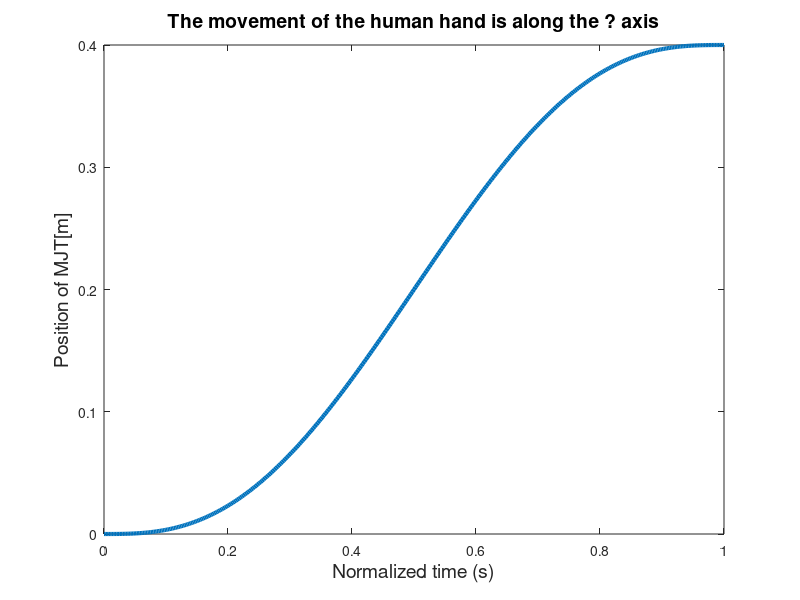
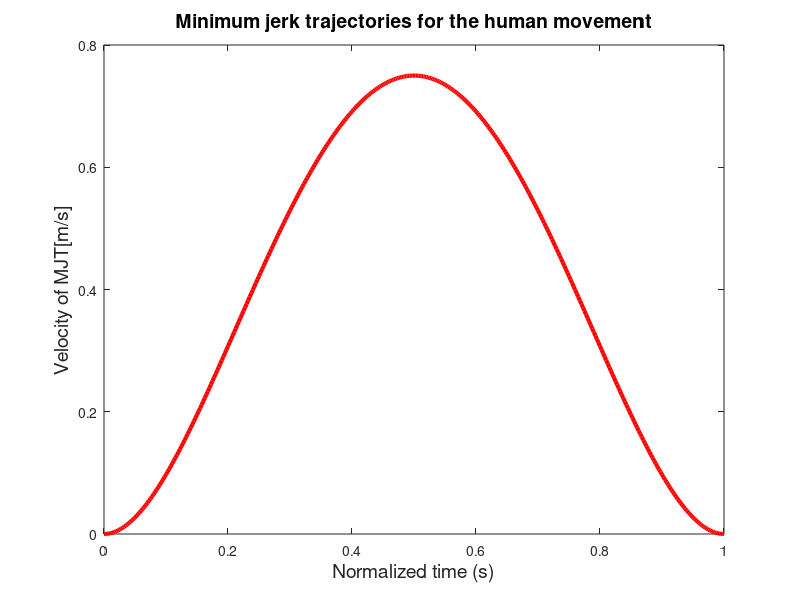
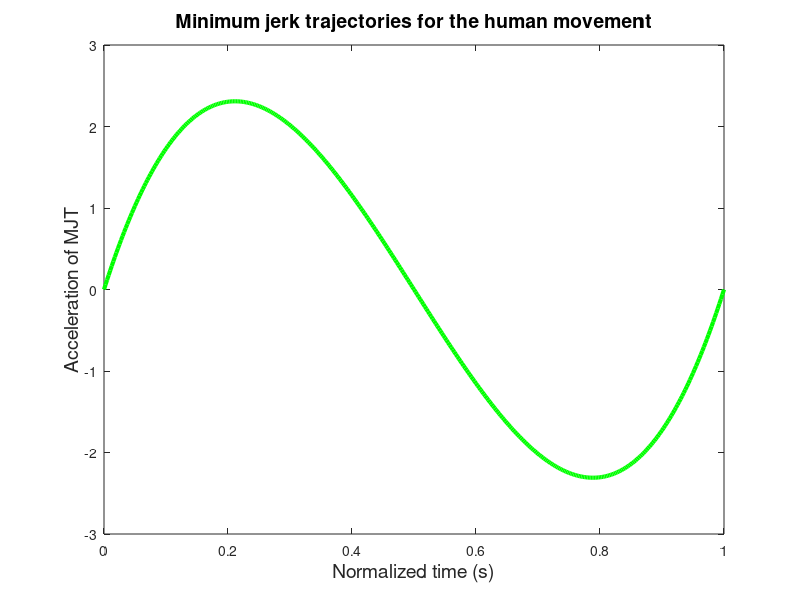
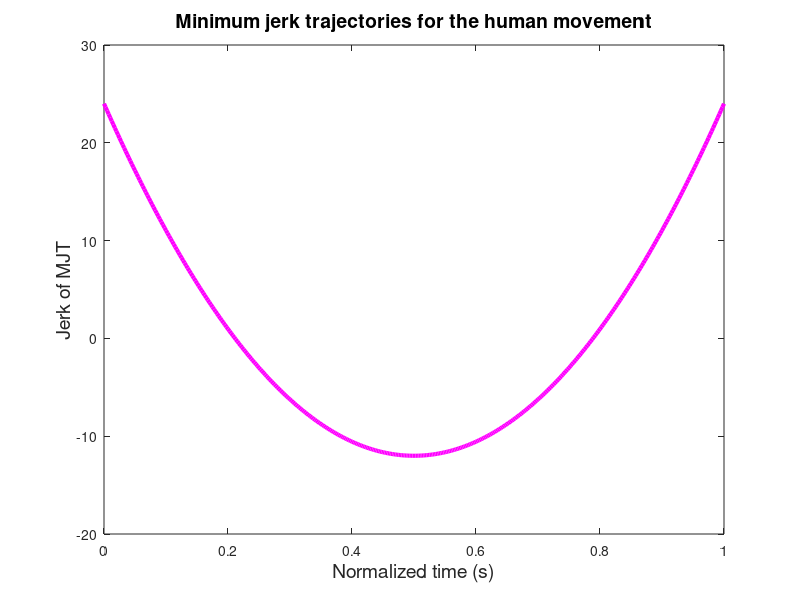

MATLAB code for these plots, in order:
% developed a code for estimating human motion trajectory based on the “minimum jerk principle
%MATLAB code displaying the position, velocity, acceleration, and jerk trajectories as a function of time 
%The MJT is represented by the following function
%x(t)=x0+(xf-x0)*(6*t1.^5-15*t1.^4+10*t1.^3)
%y(t)=y0+yf-y0)*(6*t1.^5-15*t1.^4+10*t1.^3)
%where, t1 is the normalized time and equal to t/tf,0<t1<1
%x0 and y0 are the initial position coordinates at t=0 and
% xf, yf are the final positions coordinates at t=tf
%also assuming the velocity at the beginning and end of the movement is zero
t=0:0.01:4;
tf=4;
t1=t/tf;
 
%The movement of the human hand is along the x axis.Normalized time is t1=t/tf
%The position of the MJT as a function of time is given by
 
position=0.4*(6*t1.^5-15*t1.^4+10*t1.^3);
figure(1),plot(t1,position,'linewidth',3)
title ( ' The movement of the human hand is along the ? axis ','fontsize', [14])
xlabel ( ' Normalized time (s) ','fontsize', [14] )
ylabel ( ' Position of MJT[m] ','fontsize', [14] )
 
 
%the velocity of the MJT as a function of time is given by
velocity=0.4*(30*t1.^4-60*t1.^3+30*t1.^2);
figure(2),plot(t1,velocity,'r','linewidth',3)
title ( ' Minimum jerk trajectories for the human movement ','fontsize', [14])
xlabel ( ' Normalized time (s) ','fontsize', [14] )
ylabel ( ' Velocity of MJT[m/s] ','fontsize', [14] )
 
 
%the acceleration of the MJT as a function of time is given by
acceleration= 0.4*(120*t1.^3-180*t1.^2+60*t1);
figure(3),plot(t1,acceleration,'g','linewidth',3)
title ( ' Minimum jerk trajectories for the human movement ','fontsize', [14])
xlabel ( ' Normalized time (s) ','fontsize', [14] )
ylabel ( ' Acceleration of MJT ','fontsize', [14] )
 
 
 
%the jerk of the MJT as a function of time is given by
jerk=0.4*(360*t1.^2-360*t1+60);
figure(4),plot(t1,jerk,'m','linewidth',3)
title ( ' Minimum jerk trajectories for the human movement ','fontsize', [14])
xlabel ( ' Normalized time (s) ','fontsize', [14] )
ylabel ( ' Jerk of MJT ','fontsize', [14] )
 
 


